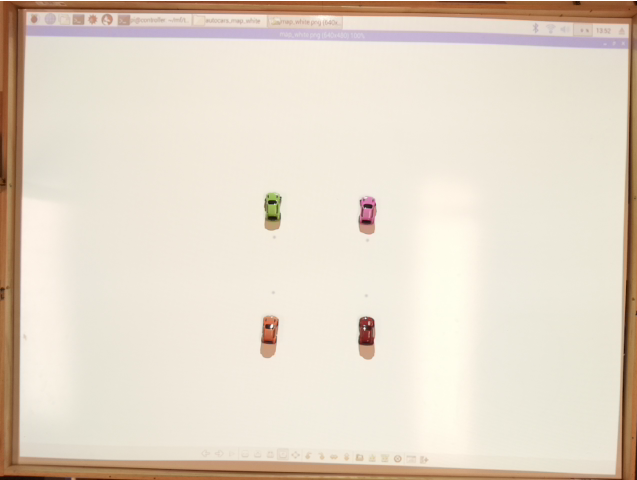
#> input picture tracker/huetest3.PNG, 637 x 480 px, given in place of the camera
$ python cartracker.py   (older library calls are emulated)
#> lines starting #> are read from the running program, lines starting #| are printed output that depends on the picture; after the words box and inside, x2 and y2 are one past the last pixel; in counts of white or black regions, pixels touching at a corner belong together
### tracker/camera.py
import cv2
from threading import Thread
import os
import time


CAPTURE_WIDTH = 640
CAPTURE_HEIGHT = 480

camSetupScript = 	"""
					v4l2-ctl \
					-c auto_exposure=1 \
					-c exposure_time_absolute=100 \
					-c white_balance_auto_preset=0 \
					-c red_balance=2300 \
					-c blue_balance=1400
					"""
# G04 values are red=2000 blue=1500


class Camera:
	def __init__(self):
		os.system(camSetupScript)
		self.stream = cv2.VideoCapture(0)
		self.stream.set(cv2.CAP_PROP_FRAME_WIDTH, CAPTURE_WIDTH)
		self.stream.set(cv2.CAP_PROP_FRAME_HEIGHT, CAPTURE_HEIGHT)

		_, self.frame = self.stream.read()
#> self.frame is the input picture: shape (480, 637, 3); mean B, G, R 201.3, 216.6, 228.4
		self.stopped = False

		self.start()

	def start(self):
		Thread(target=self.update, args=()).start()
		return self

	def update(self):
		while True:
			if self.stopped:
				return
			_, self.frame = self.stream.read()

	def get_frame(self):
		return self.frame

	def stop(self):
		self.stopped = True

	def destroy(self):
		self.stop()
		self.stream.release()


# [5 lines that do not run on import are left out]

### tracker/cartracker.py
import numpy as np
import cv2
import time
import math

RED_ID = "72"
RED_MIN = np.array([0, 130, 0], np.uint8)
RED_MAX = np.array([4, 255, 150], np.uint8)
ORANGE_ID = "45"
ORANGE_MIN = np.array([5, 100, 150], np.uint8)
ORANGE_MAX = np.array([10, 255, 255], np.uint8)
GREEN_ID = "61"
GREEN_MIN = np.array([35, 70, 50], np.uint8)
GREEN_MAX = np.array([45, 200, 255], np.uint8)
PINK_ID = "10"
PINK_MIN = np.array([160, 70, 50], np.uint8)
PINK_MAX = np.array([180, 200, 255], np.uint8)
BLUE_ID = "5"
BLUE_MIN = np.array([80, 70, 50], np.uint8)
BLUE_MAX = np.array([100, 200, 255], np.uint8)
YELLOW_ID = "47"
YELLOW_MIN = np.array([15, 70, 150], np.uint8)
YELLOW_MAX = np.array([25, 200, 255], np.uint8)
BLACK_ID = "65"
BLACK_MIN = np.array([0, 70, 0], np.uint8)
BLACK_MAX = np.array([180, 200, 30], np.uint8)

cars_info = [[RED_ID, RED_MIN, RED_MAX],
			 [ORANGE_ID, ORANGE_MIN, ORANGE_MAX],
			 [GREEN_ID, GREEN_MIN, GREEN_MAX],
			 [PINK_ID, PINK_MIN, PINK_MAX],
			 [BLUE_ID, BLUE_MIN, BLUE_MAX],
			 [YELLOW_ID, YELLOW_MIN, YELLOW_MAX],
			 [BLACK_ID, BLACK_MIN, BLACK_MAX]]


class CarTracker:
	def __init__(self):
		self.last_locations = {}
		self.last_angles = {}
		self.last_times = {}
		_, self.woodmask = cv2.threshold(cv2.imread("woodmask.jpg", 0), 30, 255, cv2.THRESH_BINARY)
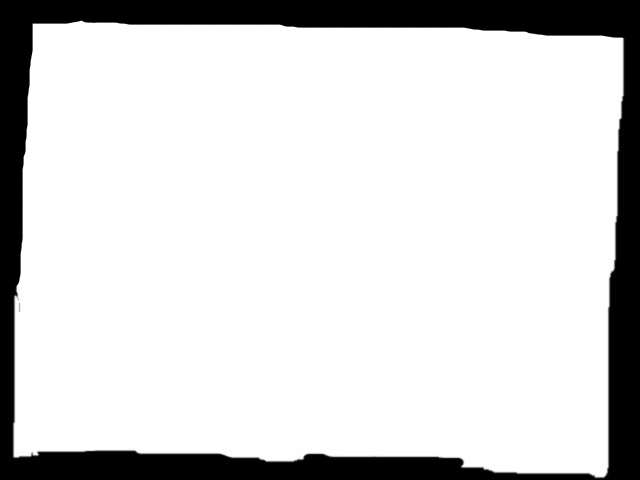
#> input picture tracker/woodmask.jpg, 640 x 480 px
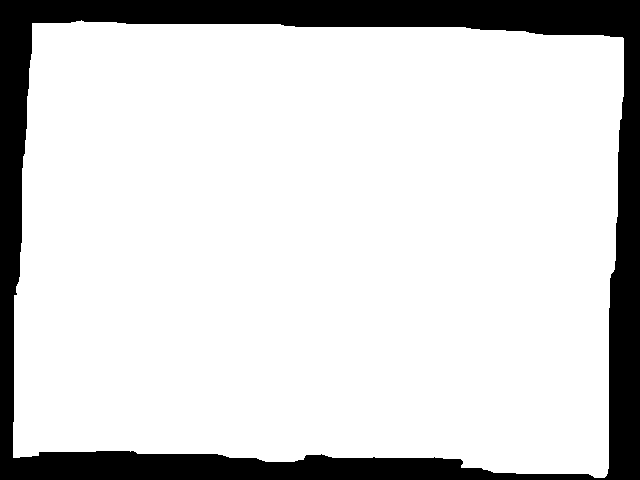
#> self.woodmask: shape (480, 640); 83.9% white; 1 black region, box (x1, y1, x2, y2) and area: (0, 0, 640, 480) 49599

	def track_cars(self, image):
		start = time.time()
		car_locations = []
		hsv_img = cv2.cvtColor(image, cv2.COLOR_BGR2HSV)
#> hsv_img: shape (480, 637, 3); mean H, S, V 22.7, 35.8, 228.6

		for car_info in cars_info:
			hue_mask = cv2.inRange(hsv_img, car_info[1], car_info[2])
			dilated = cv2.dilate(hue_mask, np.ones((5,5), np.uint8))
			dilated = cv2.bitwise_and(dilated, self.woodmask)
			_, contours, _ = cv2.findContours(dilated, cv2.RETR_EXTERNAL, cv2.CHAIN_APPROX_SIMPLE)

			potentialMatches = []
			for c in contours:
				area = cv2.contourArea(c)
				perimeter = cv2.arcLength(c, True)
				if perimeter > 0: ratio = area / perimeter
				else: ratio = 0
				if area > 250 and area < 900 and ratio > 2.6:
					potentialMatches.append(c)
			if not potentialMatches:
				continue
			bestMatch = max(potentialMatches, key=cv2.contourArea)
			moments = cv2.moments(bestMatch)
			cx = int(moments['m10'] / moments['m00'])
			cy = int(moments['m01'] / moments['m00'])

			car_id = car_info[0]
			car_position = (cx, cy)

			current_time = time.time()
			if not car_id in self.last_locations.keys():
				self.last_locations[car_id] = car_position
				self.last_angles[car_id] = 0
				self.last_times[car_id] = time.time()

			if ((current_time - self.last_times[car_id]) * 1000 > 500):
				dx = car_position[0] - self.last_locations[car_id][0]
				dy = car_position[1] - self.last_locations[car_id][1]

				# Filter out small dy, dx values.
				if abs(dx) < 5 and abs(dy) < 5:
					theta = self.last_angles[car_id]
				else:
					theta = 0
					if (dx != 0):
						theta = math.atan(dy / dx) * (180 / math.pi)
					if (dx == 0):
						if (dy <= 0):
							theta = 0
						else:
							theta = 180
					elif (dy == 0):
						if (dx < 0):
							theta = 90
						else:
							theta = 270
					elif (dx > 0 and dy > 0):
						theta = theta + 90
					elif (dx > 0 and dy < 0):
						theta = theta + 90
					elif (dx < 0 and dy > 0):
						theta = theta + 270
					elif (dx < 0 and dy < 0):
						theta = theta + 270

					# Filter out 180 degree flips.
					if self.last_angles[car_id] is not None:
						diff = abs(theta - self.last_angles[car_id])
						if diff > 120 and diff < 240:
							# Ignore flip.
							theta = self.last_angles[car_id]


				self.last_times[car_id] = current_time
				self.last_angles[car_id] = int(theta)
				self.last_locations[car_id] = car_position

			car_locations.append({"ID": car_id, "position": car_position, "orientation": self.last_angles[car_id]})
#> this loop made 1 pass
#> pass 1, in track_cars, `hue_mask = cv2.inRange(hsv_img, car_info[1], car_info[2])`:
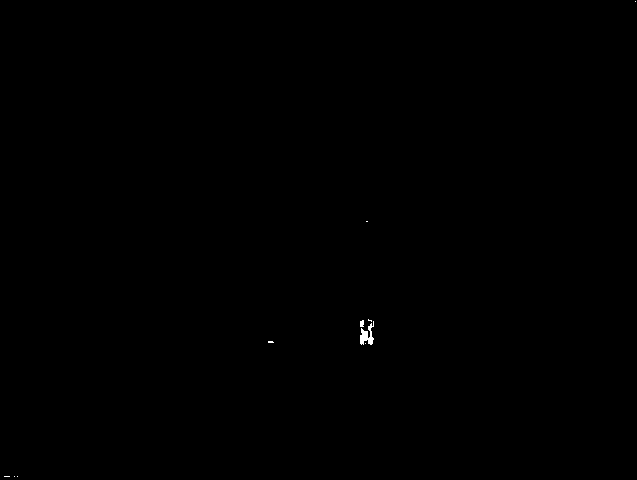
#> hue_mask: shape (480, 637); 0.07% white; 10 white regions (8 under 20 px), largest, box (x1, y1, x2, y2) and area: (360, 321, 374, 345) 171, (360, 320, 364, 327) 25
#> pass 1, in track_cars, `dilated = cv2.dilate(hue_mask, np.ones((5,5), np.uint8))`:
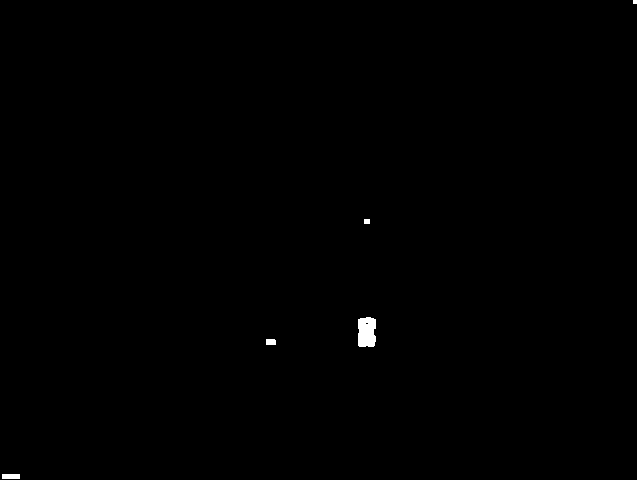
#> dilated: shape (480, 637); 0.23% white; 5 white regions (1 under 20 px), largest, box (x1, y1, x2, y2) and area: (358, 317, 376, 347) 495, (2, 474, 20, 479) 90, (266, 339, 276, 345) 59, (364, 219, 370, 224) 30
#> after the loop, car_locations = []; self.last_angles = 0 items; self.last_locations = 0 items; self.last_times = 0 items

		end = time.time()
		ms = str(int((end-start)*1000)) + " ms"
		print(ms)
		if car_locations:
			for car in car_locations:
				print("-------------------------------------")
				print("Agent " + str(car['ID']))
				print("Position: " + str(car['position']))
				print("Orientation: " + str(car['orientation']))
				print("-------------------------------------")
				print("")
		else:
			print("No cars found.")
		print("")
		return car_locations

if __name__ == "__main__":
	from camera import Camera
	cam = Camera()
	tracker = CarTracker()

	while True:
		image = cam.get_frame()
#> (the run stopped early here; a loop or call above may not have finished)
